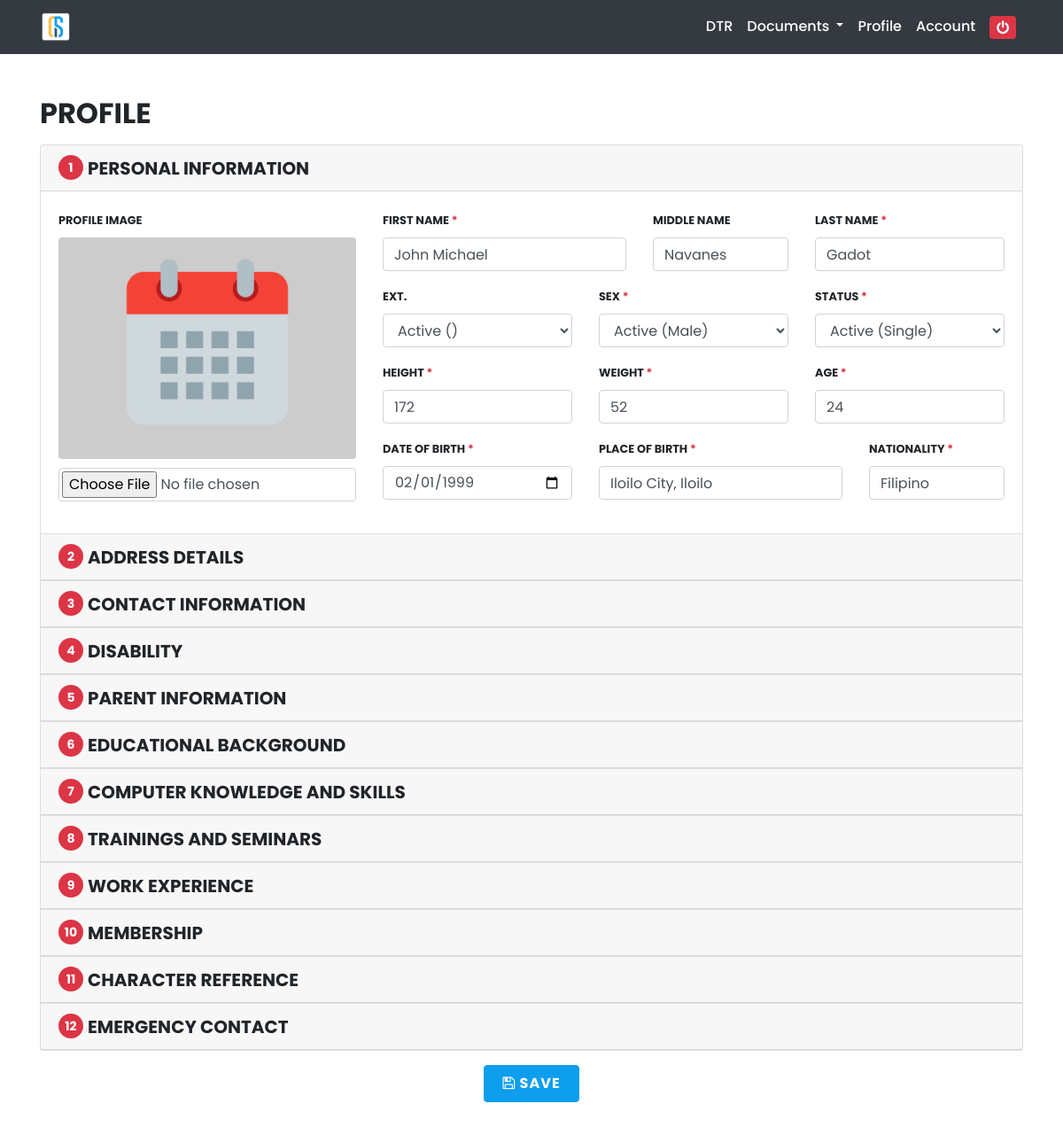
Page /users/intern/profile.php (signed in) on the committed database.
### tables this page shows
CREATE TABLE `accounts_tbl` (
  `acc_id` int(11) NOT NULL,
  `acc_email_address` varchar(150) NOT NULL,
  `acc_password` text NOT NULL,
  `acc_role` varchar(15) NOT NULL,
  `acc_date_reg` date NOT NULL,
  `i_id` int(11) DEFAULT NULL,
  `s_id` int(11) DEFAULT NULL,
  `a_id` int(11) DEFAULT NULL,
  `cf_id` int(11) DEFAULT NULL,
  `tr_id` int(11) DEFAULT NULL
);

CREATE TABLE `intern_tbl` (
  `i_id` int(11) NOT NULL,
  `i_code` varchar(20) NOT NULL,
  `i_first_name` varchar(50) NOT NULL,
  `i_middle_name` varchar(25) DEFAULT NULL,
  `i_last_name` varchar(50) NOT NULL,
  `i_suffix_name` varchar(5) DEFAULT NULL,
  `i_img` text NOT NULL,
  `i_sex` varchar(10) NOT NULL,
  `i_civil_status` varchar(15) NOT NULL,
  `i_height` double NOT NULL,
  `i_weight` int(11) NOT NULL,
  `i_birth_date` date NOT NULL,
  `i_age` int(11) NOT NULL,
  `i_place_birth` text NOT NULL,
  `i_religion` varchar(100) NOT NULL,
  `i_nationality` varchar(100) NOT NULL,
  `i_comp_knowledge_skills` text NOT NULL,
  `i_training_seminar` text NOT NULL,
  `i_work_experience` text NOT NULL,
  `i_membership` text NOT NULL,
  `i_character_reference` text NOT NULL
);

### users/intern/profile-section/display-profile.php (called while the page is built)
<?php
$sql = mysqli_query($db, "SELECT * FROM accounts_tbl
INNER JOIN intern_tbl ON accounts_tbl.i_id = intern_tbl.i_id
INNER JOIN address_tbl ON intern_tbl.i_id = address_tbl.i_id
INNER JOIN contacts_tbl ON intern_tbl.i_id = contacts_tbl.i_id
INNER JOIN case_tbl ON intern_tbl.i_id = case_tbl.i_id
INNER JOIN parent_tbl ON intern_tbl.i_id = parent_tbl.i_id
INNER JOIN educational_background_tbl ON intern_tbl.i_id = educational_background_tbl.i_id
INNER JOIN emergency_tbl ON intern_tbl.i_id = emergency_tbl.i_id
WHERE accounts_tbl.acc_id='$acc_id'");
$res = mysqli_fetch_assoc($sql);
?>

### users/intern/profile.php (the view, shortened to what this page needs)
<?php
include("../../function/config.php");
$acc_id = $_SESSION['acc_id'];
?>
<!DOCTYPE html>
<html lang="en">
<head>
    <?php include("include/style.php"); ?>
</head>
<body id="page-top">
    <?php
    include("profile-section/display-profile.php");
    include("include/nav.php"); ?>
    <div class="container py-5">
        <h2 class="pb-2"><strong>PROFILE</strong></h2>
        <form method="post" action="profile.php" enctype="multipart/form-data">
            <div class="accordion" id="c_body">
                <div class="card">
                    <div class="card-header c_header" data-toggle="collapse" data-target="#c1">
                        <div>1</div><h5><strong>PERSONAL INFORMATION</strong></h5>
                    </div>
                    <div id="c1" class="collapse show"  data-parent="#c_body">
                        <div class="card-body">
                            <div class="row">
                                <div class="col-lg-4">
                                    <div class="row">
                                        <div class="col-md-12 pb-3">
                                            <label><small><strong>PROFILE IMAGE</strong></small></label>
                                            <div class="col-lg-12 profile_img_con">
                                                <img id="image_preview" src="<?php echo $res['i_img']; ?>">
                                            </div>
                                            <input type="file" name="profile_image" id="profile_image" class="form-control">
                                        </div>
                                    </div>
                                </div>
                                <div class="col-lg-8">
                                    <div class="row">
                                        <div class="form-group col-lg-5 col-md-5">
                                            <label><small><strong>FIRST NAME <span class="text-danger">*</span></strong></small></label>
                                            <input type="text" id="i_first_name" name="i_first_name" value="<?php echo $res['i_first_name']; ?>" class="form-control" placeholder="">
                                        </div>
                                        <div class="form-group col-lg-3 col-md-3">
                                            <label><small><strong>MIDDLE NAME</strong></small></label>
                                            <input type="text" id="i_middle_name" name="i_middle_name" value="<?php echo $res['i_middle_name']; ?>" class="form-control" placeholder="">
                                        </div>
                                        <div class="form-group col-lg-4 col-md-4">
                                            <label><small><strong>LAST NAME <span class="text-danger">*</span></strong></small></label>
                                            <input type="text" id="i_last_name" name="i_last_name" value="<?php echo $res['i_last_name']; ?>" class="form-control" placeholder="e.g. Cruz">
                                        </div>
                                        <div class="form-group col-lg-4 col-md-4">
                                            <label><small><strong>EXT.</strong></small></label>
                                            <select class="form-control" id="i_suffix_name" name="i_suffix_name">
                                                <option value="<?php echo $res['i_suffix_name']; ?>">Active (<?php echo $res['i_suffix_name']; ?>)</option>
                                            </select>
                                        </div>
                                        <div class="form-group col-lg-4 col-md-4">
                                            <label><small><strong>SEX <span class="text-danger">*</span></strong></small></label>
                                            <select class="form-control" id="i_sex" name="i_sex">
                                                <option value="<?php echo $res['i_sex']; ?>">Active (<?php echo $res['i_sex']; ?>)</option>
                                            </select>
                                        </div>
                                        <div class="form-group col-lg-4 col-md-4">
                                            <label><small><strong>STATUS <span class="text-danger">*</span></strong></small></label>
                                            <select class="form-control" id="i_civil_status" name="i_civil_status">
                                                <option value="<?php echo $res['i_civil_status']; ?>">Active (<?php echo $res['i_civil_status']; ?>)</option>
                                            </select>
                                        </div>
                                        <div class="form-group col-lg-4 col-md-4">
                                            <label><small><strong>HEIGHT <span class="text-danger">*</span></strong></small></label>
                                            <input type="number" id="i_height" name="i_height" value="<?php echo $res['i_height']; ?>" class="form-control" placeholder="cm" min="1">
                                        </div>
                                        <div class="form-group col-lg-4 col-md-4">
                                            <label><small><strong>WEIGHT <span class="text-danger">*</span></strong></small></label>
                                            <input type="number" id="i_weight" name="i_weight" value="<?php echo $res['i_weight']; ?>" class="form-control" placeholder="kg" min="1">
                                        </div>
                                        <div class="form-group col-lg-4 col-md-4">
                                            <label><small><strong>AGE <span class="text-danger">*</span></strong></small></label>
                                            <input type="number" id="i_age" name="i_age" value="<?php echo $res['i_age']; ?>" class="form-control">
                                        </div>
                                        <div class="form-group col-lg-4 col-md-4">
                                            <label><small><strong>DATE OF BIRTH <span class="text-danger">*</span></strong></small></label>
                                            <input type="date" id="i_birth_date" name="i_birth_date" value="<?php echo $res['i_birth_date']; ?>" class="form-control">
                                        </div>
                                        <div class="form-group col-lg-5 col-md-5">
                                            <label><small><strong>PLACE OF BIRTH <span class="text-danger">*</span></strong></small></label>
                                            <input type="text" id="i_place_birth" name="i_place_birth" value="<?php echo $res['i_place_birth']; ?>" class="form-control" placeholder="e.g. Jaro, Iloilo">
                                        </div>
                                        <div class="form-group col-lg-3 col-md-3">
                                            <label><small><strong>NATIONALITY <span class="text-danger">*</span></strong></small></label>
                                            <input type="text" id="i_nationality" name="i_nationality" value="<?php echo $res['i_nationality']; ?>" class="form-control" placeholder="e.g. Filipino">
                                        </div>
                                    </div>
                                </div>
                            </div>
                        </div>
                    </div>
                </div>
                <div class="card">
                    <div class="card-header c_header" data-toggle="collapse" data-target="#c2">
                        <div>2</div><h5><strong>ADDRESS DETAILS</strong></h5>
                    </div>
                </div>
                <div class="card">
                    <div class="card-header c_header" data-toggle="collapse" data-target="#c2-1">
                        <div>3</div><h5><strong>CONTACT INFORMATION</strong></h5>
                    </div>
                </div>
                <div class="card">
                    <div class="card-header c_header" data-toggle="collapse" data-target="#c3">
                        <div>4</div><h5><strong>DISABILITY</strong></h5>
                    </div>
                </div>
                <div class="card">
                    <div class="card-header c_header" data-toggle="collapse" data-target="#c4">
                        <div>5</div><h5><strong>PARENT INFORMATION</strong></h5>
                    </div>
                </div>
                <div class="card">
                    <div class="card-header c_header" data-toggle="collapse" data-target="#c5">
                        <div>6</div><h5><strong>EDUCATIONAL BACKGROUND</strong></h5>
                    </div>
                </div>
                <div class="card">
                    <div class="card-header c_header" data-toggle="collapse" data-target="#c6">
                        <div>7</div><h5><strong>COMPUTER KNOWLEDGE AND SKILLS</strong></h5>
                    </div>
                </div>
                <div class="card">
                    <div class="card-header c_header" data-toggle="collapse" data-target="#c7">
                        <div>8</div><h5><strong>TRAININGS AND SEMINARS</strong></h5>
                    </div>
                </div>
                <div class="card">
                    <div class="card-header c_header" data-toggle="collapse" data-target="#c8">
                        <div>9</div><h5><strong>WORK EXPERIENCE</strong></h5>
                    </div>
                </div>
                <div class="card">
                    <div class="card-header c_header" data-toggle="collapse" data-target="#c9">
                        <div>10</div><h5><strong>MEMBERSHIP</strong></h5>
                    </div>
                </div>
                <div class="card">
                    <div class="card-header c_header" data-toggle="collapse" data-target="#c9">
                        <div>11</div><h5><strong>CHARACTER REFERENCE</strong></h5>
                    </div>
                </div>
                <div class="card">
                    <div class="card-header c_header" data-toggle="collapse" data-target="#c10">
                        <div>12</div><h5><strong>EMERGENCY CONTACT</strong></h5>
                    </div>
                </div>
            </div>
            <div class="form-group pt-3 text-center">
                <button class="form-btn form-btn-md btn-blue" type="submit" name="btn_save" id="btn_save">
                    <strong>
                        <i class="fa fa-floppy-o" aria-hidden="true"></i> SAVE
                    </strong>
                </button>
            </div>
        </form>
    </div>
</body>
</html>

### users/intern/include/style.php (style rules this page uses)
* { box-sizing: border-box; font-family: 'Poppins', sans-serif; }
.form-btn { font-weight: 500; outline: none; border: none; border-radius: 4px; letter-spacing: 1px; outline: none !important; cursor: pointer; }
.form-btn-md { padding: 8px 20px; }
.btn-blue { background-color: #0d9eed; border: 1px solid #0d9eed; color: #ffffff; }
.c_header { cursor: pointer; display: flex; flex-direction: row; justify-content: flex-start; align-items: center; }
.c_header h5 { margin-bottom: 0; }
.c_header div { width: 28px; height: 28px; text-align: center; border-radius: 50px; font-size: 14px; font-weight: 700 !important; color: #ffffff; margin-top: -1px; background-color: #dc3545; margin-right: 5px; display: flex; flex-direction: row; justify-content: center; align-items: center; }
.profile_img_con { width: 100%; height: 250px; background-color: #ccc; margin-bottom: 10px; text-align: center; padding: 10px; border-radius: 4px; display: flex; flex-direction: row; justify-content: center; align-items: center; }
.profile_img_con img { max-width: 100%; max-height: 100%; }
#profile_image { padding: 3px 3px 30px 3px; }

### rows in the picture
accounts_tbl: i.i_img (picture), i_first_name "John Michael", i_middle_name "Navanes", i_last_name "Gadot", i_height "172", i_weight "52", i_age "24", i_birth_date "02/01/1999", i_place_birth "Iloilo City, Iloilo", i_nationality "Filipino"
